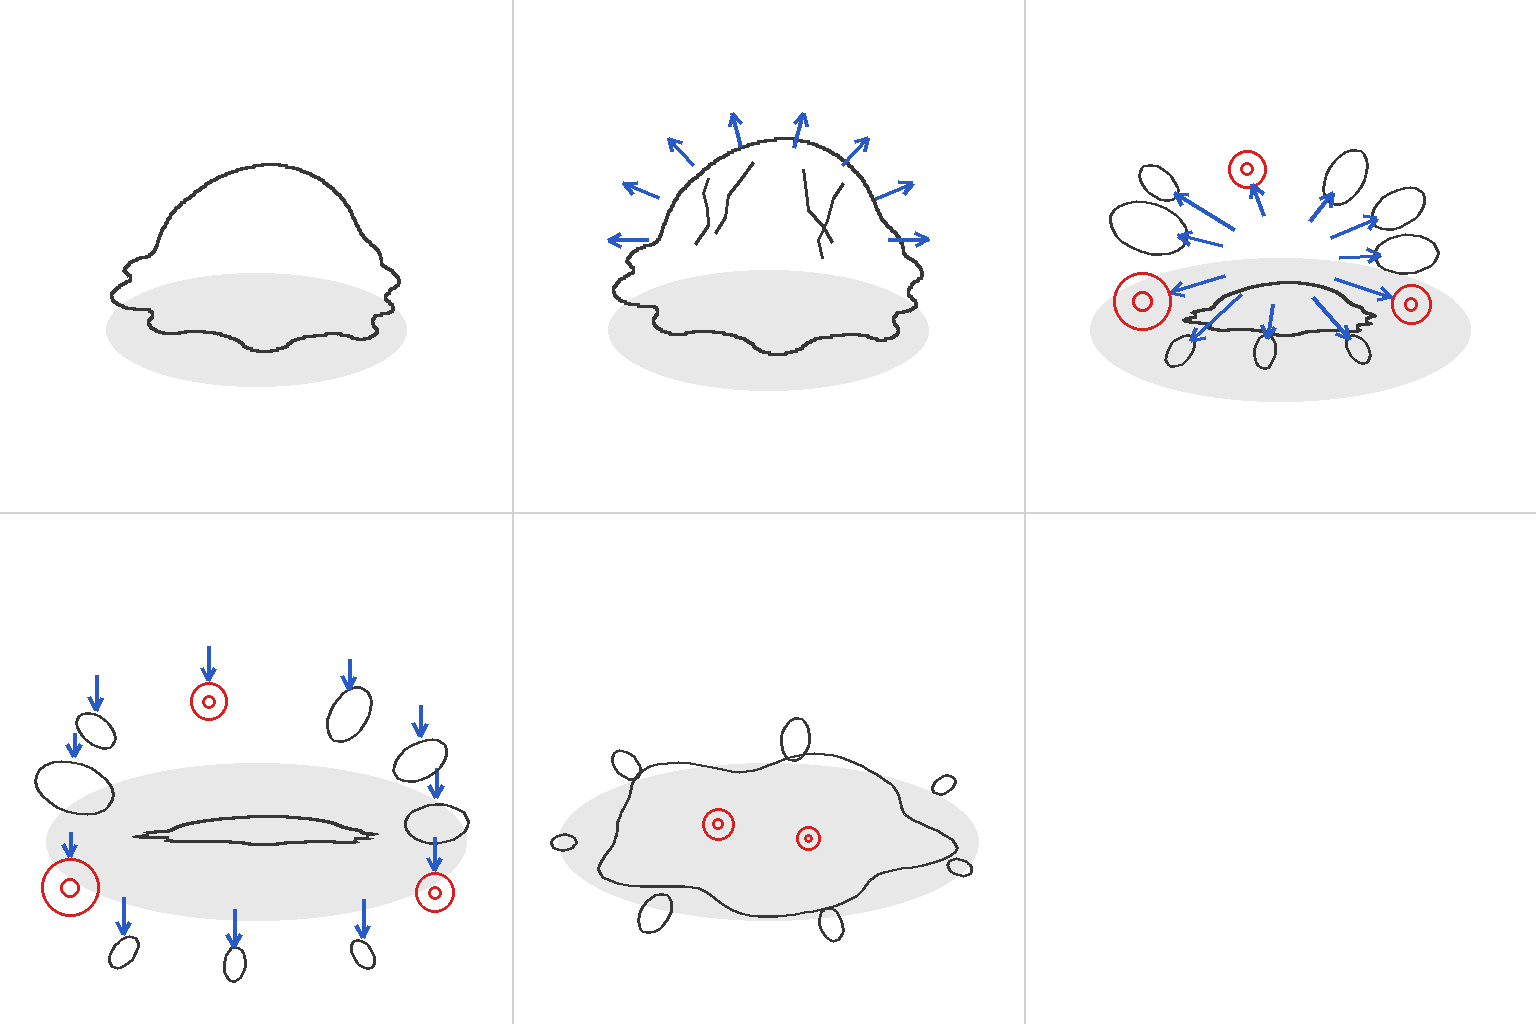

Here is the Python script that generated this plot:
"""Шаблон пози для смерті слизня (вибух): 5 кадрів сіткою 3×2 на 1536×1024, 6-та клітинка порожня.

Каркас: тонкі контури без заливки (заливку Codex копіює як форму — lasher_run_sheet_v1). Контур тіла —
з альфи art/objects/enemies/slime/slime_a.png. Точка на землі (pivot) однакова в усіх кадрах, під нею
світлий еліпс землі (тільки як прив'язка; тінь малює гра).

Кадри: 0 — роздувся; 1 — тріскає (тріщини, плями виривання); 2 — вибух (краплі й очі летять від центру,
лишилась низька купка); 3 — краплі падають на землю, купка розпливлась; 4 — калюжа слизу з бризками.
"""
import argparse
import json
import math
import os
import random

from PIL import Image, ImageChops, ImageDraw, ImageFilter

HERE = os.path.dirname(os.path.abspath(__file__))
REPO = os.path.abspath(os.path.join(HERE, *[".."] * 4))
SRC = os.path.join(REPO, "art/objects/enemies/slime/slime_a.png")

SHEET_W, SHEET_H = 1536, 1024
COLS, ROWS, CELL = 3, 2, 512
FRAMES = 5
BODY_W = 260                 # ширина тіла в клітинці, px
PIVOT = (256, 330)           # точка на землі в клітинці
PIVOT_K = (0.5, 0.88)        # точка на землі всередині кропу (як у slime_skins.py)
K = 0.75                     # стиск землі камерою

BG = (255, 255, 255)
GRID = (210, 210, 210)
GROUND = (232, 232, 232)
EDGE = (55, 55, 55)
ARROW = (40, 90, 200)
EYE = (220, 30, 30)


def body_mask():
    im = Image.open(SRC).convert("RGBA")
    a = im.getchannel("A").point(lambda v: 255 if v > 8 else 0)
    crop = a.crop(a.getbbox())
    s = BODY_W / crop.width
    return crop.resize((BODY_W, round(crop.height * s)), Image.LANCZOS).point(lambda v: 255 if v > 127 else 0)


def outline(mask, width=3):
    # Поле в 8 px: на краю картинки MinFilter не їсть пікселі → контур рвався там, де тіло торкається краю.
    pad = Image.new("L", (mask.width + 16, mask.height + 16), 0)
    pad.paste(mask, (8, 8))
    edge = ImageChops.subtract(pad, pad.filter(ImageFilter.MinFilter(2 * width + 1)))
    return edge.crop((8, 8, 8 + mask.width, 8 + mask.height))


def paste_body(cell, mask, sx, sy):
    """Тіло, розтягнуте від точки на землі в sx × sy."""
    m = mask.resize((max(1, round(mask.width * sx)), max(1, round(mask.height * sy))), Image.LANCZOS)
    m = m.point(lambda v: 255 if v > 127 else 0)
    x = round(PIVOT[0] - m.width * PIVOT_K[0])
    y = round(PIVOT[1] - m.height * PIVOT_K[1])
    cell.paste(EDGE, (x, y), outline(m))
    return (x, y, x + m.width, y + m.height)


def arrow(d, a, b, color=ARROW, w=4):
    d.line([a, b], fill=color, width=w)
    ang = math.atan2(b[1] - a[1], b[0] - a[0])
    for s in (-1, 1):
        d.line([b, (b[0] - 14 * math.cos(ang + s * 0.5), b[1] - 14 * math.sin(ang + s * 0.5))], fill=color, width=w)


def blob(d, c, r, stretch=1.0, ang=0.0):
    """Крапля-еліпс, витягнута вздовж руху."""
    pts = []
    for i in range(24):
        t = 2 * math.pi * i / 24
        x, y = r * stretch * math.cos(t), r * math.sin(t)
        pts.append((c[0] + x * math.cos(ang) - y * math.sin(ang), c[1] + x * math.sin(ang) + y * math.cos(ang)))
    d.polygon(pts, outline=EDGE, width=3)


def eye(d, c, r):
    d.ellipse((c[0] - r, c[1] - r, c[0] + r, c[1] + r), outline=EYE, width=3)
    d.ellipse((c[0] - r / 3, c[1] - r / 3, c[0] + r / 3, c[1] + r / 3), outline=EYE, width=3)


def ground(d, rx):
    d.ellipse((PIVOT[0] - rx, PIVOT[1] - rx * K * 0.5, PIVOT[0] + rx, PIVOT[1] + rx * K * 0.5), fill=GROUND)


def fly(rng, n, center, r0, r1, drop):
    """n крапель по колу від центру: (позиція, радіус, кут руху). drop — зсув униз (падають)."""
    out = []
    for i in range(n):
        ang = 2 * math.pi * (i + rng.uniform(-0.3, 0.3)) / n
        dist = rng.uniform(r0, r1)
        p = (center[0] + dist * math.cos(ang), center[1] + dist * math.sin(ang) * K + drop)
        out.append((p, rng.uniform(10, 26), ang))
    return out


def draw_frame(f, mask):
    cell = Image.new("RGB", (CELL, CELL), BG)
    d = ImageDraw.Draw(cell)
    rng = random.Random(7)
    center = (PIVOT[0], PIVOT[1] - 70)
    info = {"frame": f}
    if f == 0:
        ground(d, 150)
        info["body_box"] = paste_body(cell, mask, 1.12, 1.35)
    elif f == 1:
        ground(d, 160)
        box = paste_body(cell, mask, 1.2, 1.55)
        info["body_box"] = box
        top = box[1]
        for dx in (-60, -15, 35, 75):          # тріщини зверху вниз
            x, y = PIVOT[0] + dx, top + 20 + abs(dx) * 0.35
            pts = [(x, y)]
            for _ in range(4):
                x += rng.uniform(-14, 14); y += rng.uniform(14, 24)
                pts.append((x, y))
            d.line(pts, fill=EDGE, width=3)
        for i in range(8):                     # слиз рветься назовні
            ang = math.pi + math.pi * i / 7
            a = (center[0] + 120 * math.cos(ang), center[1] - 20 + 95 * math.sin(ang))
            b = (center[0] + 160 * math.cos(ang), center[1] - 20 + 130 * math.sin(ang))
            arrow(d, a, b)
    elif f in (2, 3):
        ground(d, 190 if f == 2 else 210)
        sx, sy = (0.75, 0.4) if f == 2 else (0.95, 0.22)
        info["body_box"] = paste_body(cell, mask, sx, sy)
        drops = fly(rng, 11, center, 120, 165, 0) if f == 2 else fly(rng, 11, center, 175, 215, 60)
        info["drops"] = []
        for k, (p, r, ang) in enumerate(drops):
            if k in (1, 5, 8):
                eye(d, p, r + 4)
            else:
                blob(d, p, r, 1.6, ang)
            a = (center[0] + 60 * math.cos(ang), center[1] + 60 * math.sin(ang) * K)
            b = (p[0] - (r + 6) * math.cos(ang), p[1] - (r + 6) * math.sin(ang) * K)
            if f == 3:
                a, b = (p[0], p[1] - 55), (p[0], p[1] - r - 6)   # падають
            arrow(d, a, b)
            info["drops"].append([round(p[0]), round(p[1]), round(r)])
    else:
        ground(d, 210)
        pts = []                               # калюжа з пелюстками, лежить на землі
        for i in range(120):
            t = 2 * math.pi * i / 120
            r = 165 * (1 + 0.12 * math.sin(5 * t + 0.7) + 0.05 * math.sin(8 * t))
            pts.append((PIVOT[0] + r * math.cos(t), PIVOT[1] - 8 + r * math.sin(t) * K * 0.62))
        d.polygon(pts, outline=EDGE, width=3)
        for k in range(7):                     # бризки навколо
            t = 2 * math.pi * (k + 0.4) / 7
            p = (PIVOT[0] + 205 * math.cos(t), PIVOT[1] - 8 + 205 * math.sin(t) * K * 0.62)
            blob(d, p, 9 + 3 * (k % 3), 1.5, t)
        eye(d, (PIVOT[0] - 50, PIVOT[1] - 18), 16)
        eye(d, (PIVOT[0] + 40, PIVOT[1] - 4), 12)
        info["puddle_rx"] = 165
    return cell, info


def main():
    ap = argparse.ArgumentParser(
        description=__doc__, formatter_class=argparse.RawDescriptionHelpFormatter,
        epilog="Приклад: python3 slime_death_template.py\n"
               "Пише поруч зі скриптом slime_death_template.png (аркуш 1536×1024) і slime_death_template.json "
               "(сітка, pivot, рамки тіла). Exit 0 — готово, 1 — нема slime_a.png.")
    ap.add_argument("--out", default=HERE, help="папка для PNG/JSON (за замовчуванням — папка скрипта)")
    args = ap.parse_args()
    if not os.path.exists(SRC):
        print("нема", SRC)
        return 1
    mask = body_mask()
    sheet = Image.new("RGB", (SHEET_W, SHEET_H), BG)
    frames = []
    for f in range(FRAMES):
        cell, info = draw_frame(f, mask)
        ox, oy = (f % COLS) * CELL, (f // COLS) * CELL
        sheet.paste(cell, (ox, oy))
        info["cell"] = [ox, oy]
        frames.append(info)
    d = ImageDraw.Draw(sheet)
    for c in range(1, COLS):
        d.line([(c * CELL, 0), (c * CELL, SHEET_H)], fill=GRID, width=2)
    d.line([(0, CELL), (SHEET_W, CELL)], fill=GRID, width=2)
    sheet.save(os.path.join(args.out, "slime_death_template.png"))
    meta = {"size": [SHEET_W, SHEET_H], "cols": COLS, "rows": ROWS, "cell": CELL, "frames": FRAMES,
            "pivot_in_cell": PIVOT, "body_w": BODY_W, "frame_info": frames}
    with open(os.path.join(args.out, "slime_death_template.json"), "w") as fh:
        json.dump(meta, fh, indent=1)
    print("ok", os.path.join(args.out, "slime_death_template.png"))
    return 0


if __name__ == "__main__":
    raise SystemExit(main())
